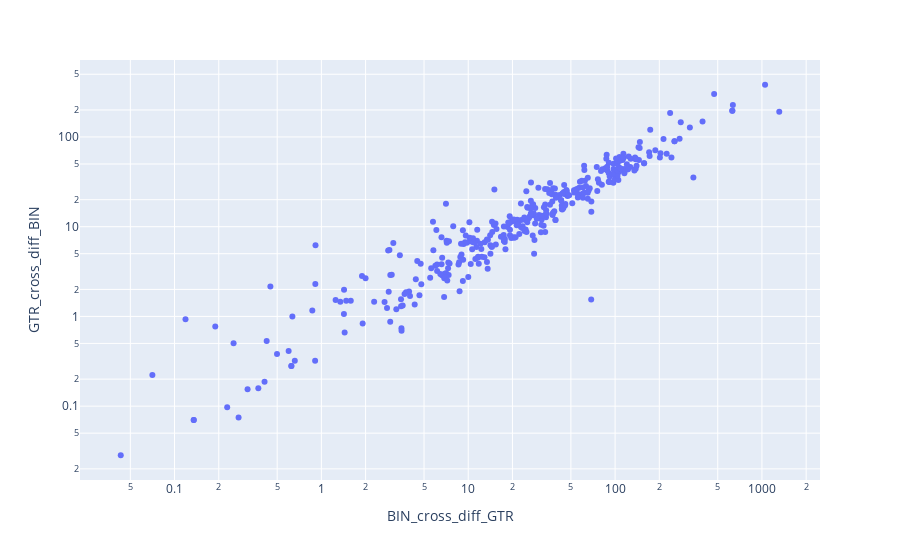
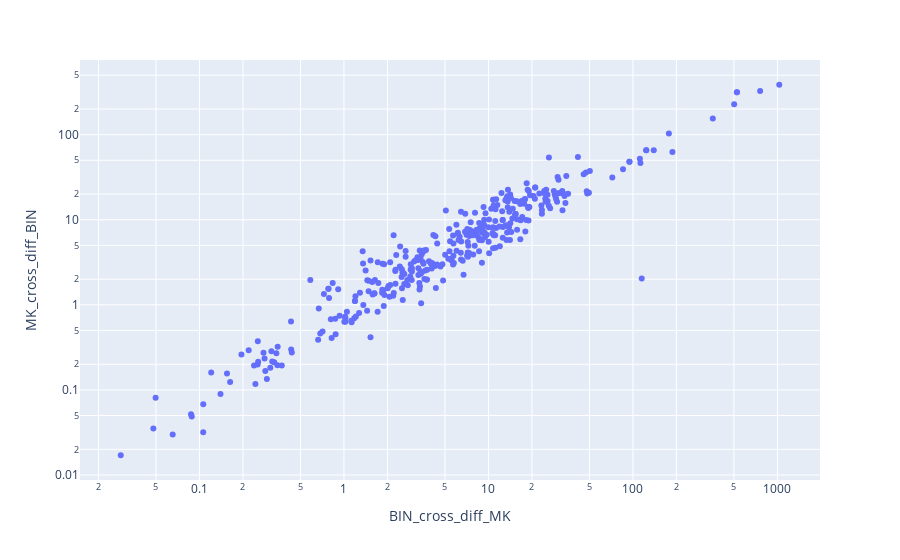

Source (notebook cell) for these figures, in order:
### Code cell
# CROSS DIFFS
scatter(df, "BIN_cross_diff_GTR", "GTR_cross_diff_BIN", factor_x=-1, factor_y=-1, log_x=True, log_y=True)
scatter(df, "BIN_cross_diff_MK", "MK_cross_diff_BIN", factor_x=-1, factor_y=-1, log_x=True, log_y=True)
scatter(df, "MK_cross_diff_GTR", "GTR_cross_diff_MK", factor_x=-1, factor_y=-1, log_x=True, log_y=True)

### Figure 1 — Plotly figure (JSON) as saved in the notebook; plotly's stock layout.template omitted (floating-point values rounded to 4 significant figures; data arrays with more than 128 entries replaced by an {"elided": "..."} marker saying what was removed)
{"data": [{"hovertemplate": "BIN_cross_diff_GTR=%{x}<br>GTR_cross_diff_BIN=%{y}<extra></extra>", "legendgroup": "", "marker": {"color": "#636efa", "symbol": "circle"}, "mode": "markers", "name": "", "orientation": "v", "showlegend": false, "type": "scatter", "x": {"elided": "373 float values"}, "xaxis": "x", "y": {"elided": "373 float values"}, "yaxis": "y"}], "layout": {"legend": {"tracegroupgap": 0}, "margin": {"t": 60}, "xaxis": {"anchor": "y", "domain": [0, 1], "title": {"text": "BIN_cross_diff_GTR"}, "type": "log"}, "yaxis": {"anchor": "x", "domain": [0, 1], "title": {"text": "GTR_cross_diff_BIN"}, "type": "log"}}}

### Figure 2 — Plotly figure (JSON) as saved in the notebook; plotly's stock layout.template omitted (floating-point values rounded to 4 significant figures; data arrays with more than 128 entries replaced by an {"elided": "..."} marker saying what was removed)
{"data": [{"hovertemplate": "BIN_cross_diff_MK=%{x}<br>MK_cross_diff_BIN=%{y}<extra></extra>", "legendgroup": "", "marker": {"color": "#636efa", "symbol": "circle"}, "mode": "markers", "name": "", "orientation": "v", "showlegend": false, "type": "scatter", "x": {"elided": "373 float values"}, "xaxis": "x", "y": {"elided": "373 float values"}, "yaxis": "y"}], "layout": {"legend": {"tracegroupgap": 0}, "margin": {"t": 60}, "xaxis": {"anchor": "y", "domain": [0, 1], "title": {"text": "BIN_cross_diff_MK"}, "type": "log"}, "yaxis": {"anchor": "x", "domain": [0, 1], "title": {"text": "MK_cross_diff_BIN"}, "type": "log"}}}
